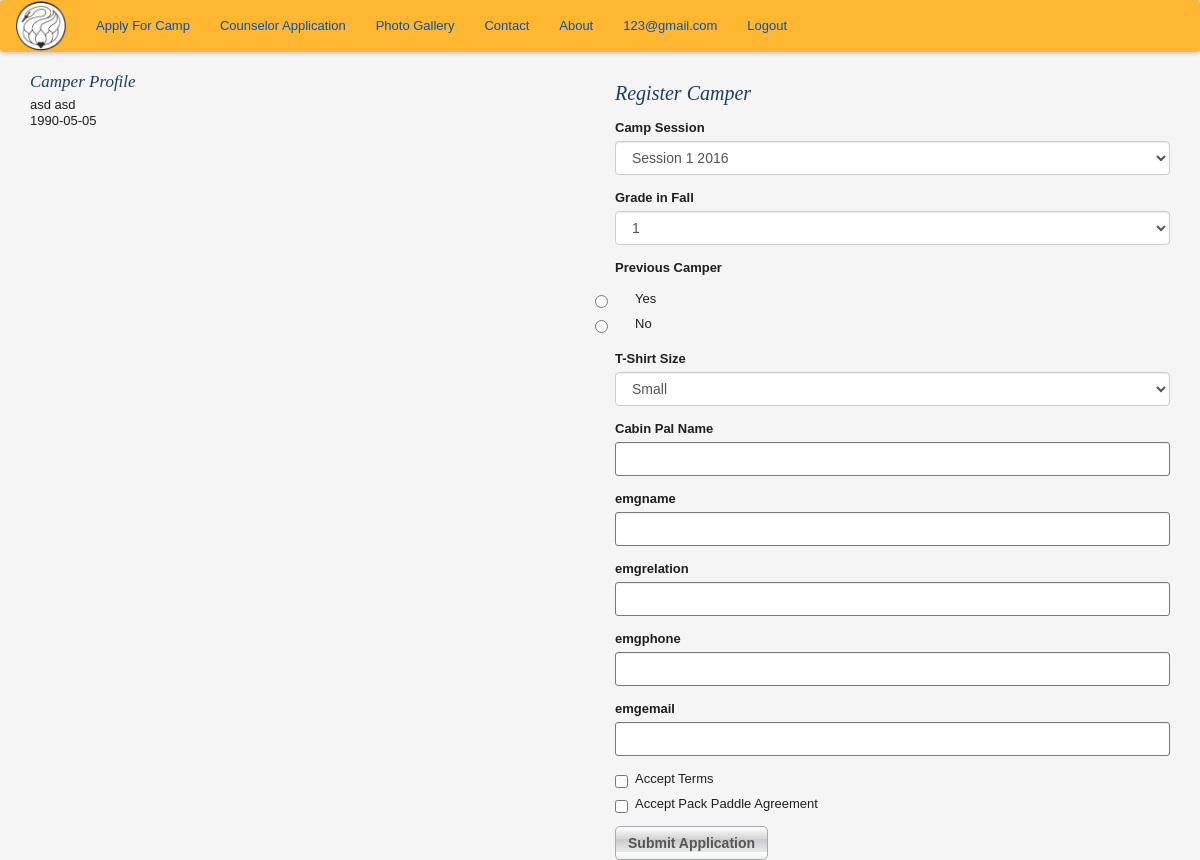
/register_camper/1 (signed in), run on an earlier commit of the app's database.
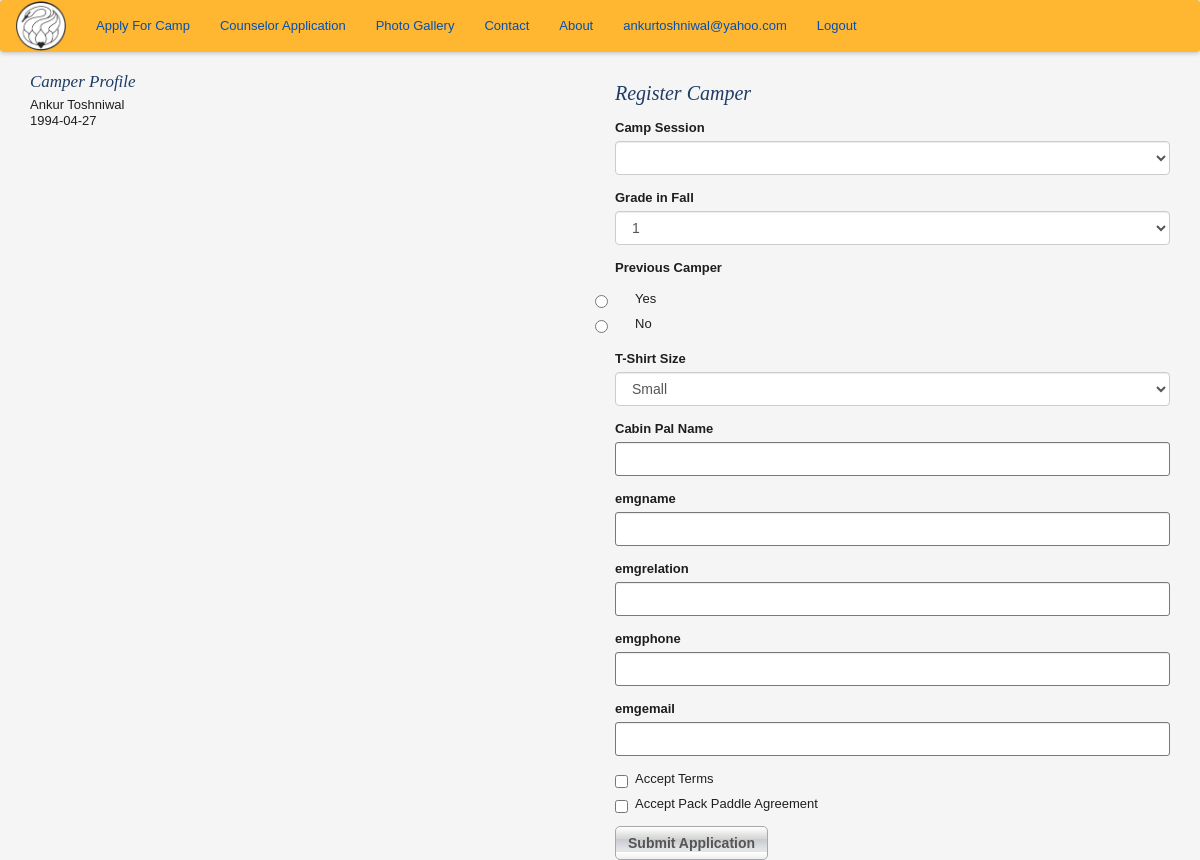
And on a later commit of the database.
### app/models.py (models this page shows, shortened)
class User(UserMixin, db.Model):
    __tablename__ = 'user'
    id = db.Column(db.Integer, primary_key=True)
    email = db.Column(db.String(64), unique=True, index=True)
    password_hash = db.Column(db.String(128))
    parents = db.relationship('Parents', backref='parents', uselist=False)
    @property
    def password(self):
        raise AttributeError('password is not a readable attribute')

class Camper(db.Model):
    __tablename__ = 'camper'
    id = db.Column(db.Integer, primary_key = True)
    fn = db.Column(db.String(64), index=True)
    ln = db.Column(db.String(64), index=True)
    dob = db.Column(db.Date, index = True)
    gender = db.Column(db.String(5))
    street = db.Column(db.String(200))
    state = db.Column(db.String(2))
    country = db.Column(db.String(64))
    zipcode = db.Column(db.String(8))
    campercell = db.Column(db.String(64))
    camperemail = db.Column(db.String(64))
    parents_id = db.Column(db.Integer, db.ForeignKey('parents.id'))
    def find_active_registration(self):
        current_year = str(datetime.now().year)
        regs = Camper_Registration.query.filter_by(camper_id=self.id).join(Camp_Session, Camper_Registration.camp_session_id==Camp_Session.id).filter_by(year=current_year).first()
        return regs

### app/controller.py (the view, shortened to what this page needs)
@app.route('/register_camper/<int:camper_id>', methods=['GET','POST'])
@login_required
def register_camper(camper_id):
    reg = Camper.query.get(camper_id).find_active_registration()
    print reg
    if reg is not None:
        print "Reg inside", reg
        return redirect(url_for('edit_registration', reg_id=reg.id))
    form = CamperRegistrationForm()
    errors = None
    camper = Camper.query.filter_by(id=camper_id).first()
    return render_template('register_camper.html', form=form, errors=errors, camper=camper)

### app/forms.py
class CamperRegistrationForm(FlaskForm):
    session = SelectField('Camp Session', choices=Camp_Session.active_sessions(), validators=[Required()])
    gradeinfall = SelectField('Grade in Fall', choices=GRADES, validators=[Required()])
    previouscamper = RadioField('Previous Camper', choices=[('Yes','Yes'), ('No','No')], validators=[Optional()])
    tshirtsize = SelectField('T-Shirt Size', choices=TSIZES, validators=[Required()])
    cabinpalname = StringField('Cabin Pal Name', validators=[Optional()])
    emgname = StringField('emgname', validators=[Required()])
    emgrelation = StringField('emgrelation', validators=[Required()])
    emgphone = StringField('emgphone', validators=[Required()])
    emgemail = StringField('emgemail', validators=[Required(), Email()])
    acceptterms = BooleanField('Accept Terms', validators=[Required()])
    ppsreleaseagreement = BooleanField('Accept Pack Paddle Agreement', validators=[Required()])
    submit = SubmitField('Submit Application')

### app/models.py (called while the page is built)
@login_manager.user_loader
def load_user(user_id):
    return User.query.filter_by(email=user_id).first()

### app/templates/register_camper.html (shortened to what this page needs)
{% extends "base_templates/base.html" %}
{% import "bootstrap/wtf.html" as wtf %}
{% block content %}
    <div class= "container">
        <div class="row">
            <div class="col-md-3">
                <h2>Camper Profile</h2>
                <ul>
                    <li>{{camper.fn}} {{camper.ln}}</li>
                    <li>{{camper.dob}}</li>
                </ul>
            </div>
            <div class= "col-md-offset-3 col-md-6">
                <h1> Register Camper </h1>
                {{ wtf.quick_form(form) }}
            </div>
        </div>
    </div>
{% endblock %}

### app/templates/base_templates/base.html (shortened to what this page needs)
<html>
{% extends 'bootstrap/base.html' %}
{% block head %}
    {{super()}}
{% endblock %}
{% block styles %}
    {{super()}}
    <link href="/static/css/newstyles.css" rel="stylesheet" media="screen">
    <link href="/static/css/style.css" rel="stylesheet" media="screen">
{% endblock %}

### app/templates/base_templates/nav.html
<nav class="navbar navbar-dark">
  <a class="navbar-brand" href="{{ url_for('home') }}"><img style="width: 50px;" src="static/images/hhsclogo.png"></a>
  <ul class="nav navbar-nav">
    <li class="nav-item">
      <a class="nav-link" href="{{ url_for('auth.create_account') }}">Apply For Camp</a>
    </li>
    <li class="nav-item">
      <a class="nav-link" href="#">Counselor Application</a>
    </li>
    <li>
      <a>Photo Gallery</a>
    </li>
    <li>
      <a>Contact</a>
    </li>
    <li>
      <a>About</a>
    </li>
    {% if current_user.is_authenticated() %}
    <li class="nav-item pull-right">
      <a href="{{url_for('auth.logout')}}">Logout</a>
    </li>
    <li class= "nav-item pull-right">
      <a href="{{url_for('dashboard')}}">{{ current_user.email }}</a>
    </li>
    {% endif %}
  </ul>
</nav>

### app/static/css/newstyles.css (style rules this page uses)
.navbar { background-color: #ffb631; box-shadow: 0px 0px 5px 1px #bbb; }
.navbar-brand { padding: 0px 15px; }

### app/static/css/style.css (style rules this page uses)
html { font-size: 100%; -webkit-text-size-adjust: 100%; -ms-text-size-adjust: 100%; }
html, body { border: 0; margin: 0; height: 100%; min-height: 100%; }
body { color: #1e1e1e; font: 13px/1.231 arial, helvetica, sans-serif; background: #f5f5f5; }
img { border: 0; vertical-align: middle; -ms-interpolation-mode: bicubic; }
form { margin: 0; padding: 0; border: 0; }
a, a:visited { color: #0050b4; }
h1, h2 { margin: 10px 0 15px; padding: 0; font: italic 20px georgia, serif; color: #1e3c64; }
h2 { margin: 0 0 5px; font-size: 17px; }
ul { margin: 0; padding: 0; list-style: none; }
button, input, select, textarea { margin: 0; vertical-align: middle; color: #1e1e1e; font: 13px arial, helvetica, sans-serif; }
button, input { line-height: normal; }
button, input[type="button"], input[type="reset"], input[type="submit"] { cursor: pointer; -webkit-appearance: button; }
input, textarea { padding: 2px; }
select { padding: 1px; }
input[type="text"], input[type="password"], select, textarea { border: 1px solid #787878; border-radius: 3px; }
input.input-text, select, textarea { border: 1px solid #787878; }
.btn { display: inline-block; border: 1px solid #a5a8ad; border-radius: 5px; margin: 0 10px 0 0; min-width: 100px; white-space: nowrap; text-align: center; font-weight: 700; color: #555; background: #e3e4e6 url(../img/btn.png) repeat-x; box-shadow: 0 1px 0 #fff; }

What changed in the data, as far as the page shows it:
changed User: email "123@gmail.com" → "ankurtoshniwal@yahoo.com"
changed Camper: fn "asd" → "Ankur"; ln "asd" → "Toshniwal"; dob "1990-05-05" → "1994-04-27"
Also different on the page:
form field session: "Session 1 2016" → (not shown)
